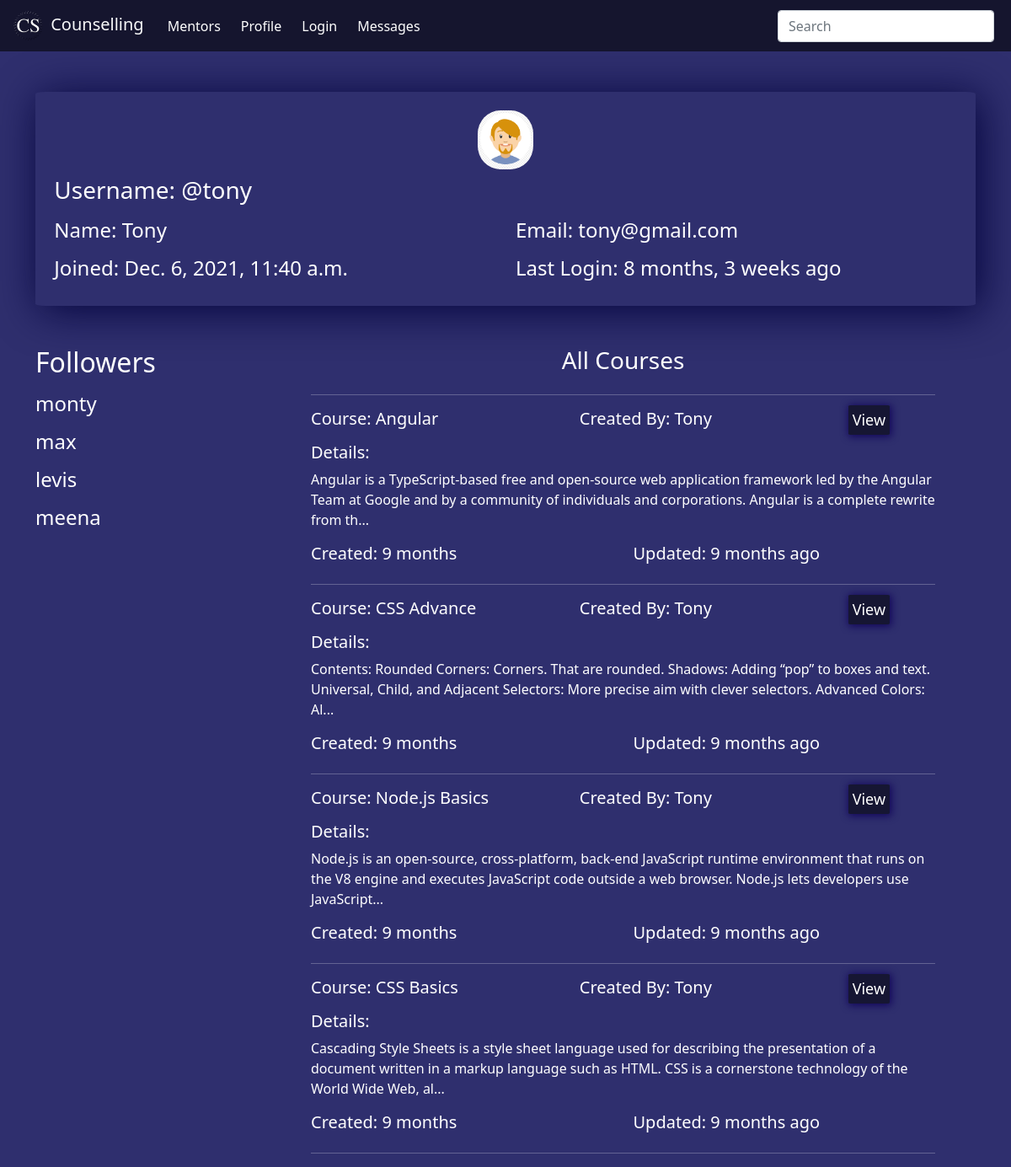
Page /view-profile/4/ on the committed database.
### base/models.py (models this page shows, shortened)
class follower(models.Model):
    mentor = models.CharField(max_length=150)
    student = models.CharField(max_length=150)
    status = models.BooleanField(default=True)

class course(models.Model):
    user = models.ForeignKey(User, on_delete=models.SET_NULL, null=True)
    course_name = models.CharField(max_length=100)
    course_description = models.TextField(null=True)
    course_isactive = models.BooleanField(default=True)
    course_created = models.DateTimeField(default=now)
    course_updated = models.DateTimeField(auto_now=True)
    class Meta:
        ordering = ["-course_updated", "-course_created"]

### base/views.py (the view)
# urls.py: path("view-profile/<str:pk>/", views.viewProfile, name="view-profile"),
def viewProfile(request, pk):
    user = User.objects.get(id=pk)
    if user.is_superuser:
        courses = course.objects.all()
    else:
        courses = course.objects.filter(user=user)
    mentors = User.objects.filter(is_staff=True)
    if user.is_superuser:
        students = User.objects.filter(groups=2)
    else:
        followers = follower.objects.filter(mentor=user)
        students = []
        for i in followers:
            stu = User.objects.get(username=i.student)
            students.append(stu)
    applied_course = applyforcourse.objects.filter(user=user)
    following = follower.objects.filter(student=user)
    ment = []
    for i in following:
        ment.append(i.mentor)
    followers = follower.objects.filter(mentor=user)
    stu = []
    for i in followers:
        stu.append(i.student)
    context = {
        "user": user,
        "courses": courses,
        "mentors": mentors,
        "students": students,
        "appliedCourse": applied_course,
        "followList": ment,
        "followers": stu,
    }
    return render(request, "profile.html", context)

### templates/profile.html (shortened to what this page needs)
{% extends 'main.html' %}
{% block content %}
{% load static %}
{% if '/view-profile/' in request.path %}
<div class="container mt-5">
    <div class="profile mb-5">
    <div class="row text-center mb-2">
        <div class="col">
            <img src="{% static 'CharacterAvatar.png' %}" height="70" width="auto">
        </div>
    </div>
    <div class="row mb-2">
        <div class="col">
            <h3>Username: @{{user.get_username}}</h3>
        </div>
    </div>
    <div class="row mb-2">
        <div class="col">
            <h4>Name: {{user.get_full_name}}</h4>
        </div>
        <div class="col">
            <h4>Email: {{user.email}}</h4>
        </div>
    </div>
    <div class="row">
        <div class="col">
            <h4>Joined: {{user.date_joined}}</h4>
        </div>
        <div class="col">
            <h4>Last Login: {{user.last_login|timesince}} ago</h4>
        </div>
    </div>
    </div>
    {% if user.is_staff %}
    <div class="container-dash">
        <div class="followers">
            <h2>Followers</h2>
            {% for item in followers %}
            <h4 class="mt-3">{{item}}</h4>
            {% endfor %}
        </div>
        {% include 'coursecontent.html' %}
    </div>
    {% endif %}
</div>
{% endif %}
{% endblock content %}

### templates/main.html (shortened to what this page needs)
<!DOCTYPE html>
{% load static %}
<html lang="en">
<head>
    <link href="https://cdn.jsdelivr.net/npm/bootstrap@5.1.3/dist/css/bootstrap.min.css" rel="stylesheet">
    <link rel="stylesheet" href="{% static 'main.css' %}">
</head>
<body>
    <nav class="navbar navbar-expand-lg">
    <div class="container-fluid">
        <a class="navbar-brand text-light" href="{% url 'home' %}">
        <img src="{% static 'Logo.png' %}" class="mx-1" height="35" width="auto"> Counselling
        </a>
        <div class="collapse navbar-collapse" id="navbarSupportedContent">
        <ul class="navbar-nav me-auto mb-2 mb-lg-0">
            <li class="nav-item mx-1">
            {% if request.user.is_superuser or not request.user.is_staff %}
            <a class="nav-link" href="{% url 'mentors' %}">Mentors</a>
            </li>
            {% endif %}
            <li class="nav-item mx-1">
            <a class="nav-link" href="{% url 'profile'%}">Profile</a>
            </li>
            <li class="nav-item mx-1">
            {% if request.user.is_authenticated %}
                <a class="nav-link" href="{% url 'logout' %}">Logout</a>
            {% else %}
                <a class="nav-link" href="{% url 'login' %}">Login</a>
            {% endif%}
            </li>
            {% if not request.user.is_superuser %}
            <li class="nav-item mx-1">
                <a class="nav-link" href="{% url 'message-list' %}">Messages</a>
            </li>
            {% endif %}
        </ul>
        <form class="d-flex">
            <input class="form-control me-2" type="text" name="q" placeholder="Search" aria-label="Search">
        </form>
        </div>
    </div>
    </nav>
    {% block content %}
    {% endblock %}
</body>
</html>

### templates/coursecontent.html (shortened to what this page needs)
<div class="dashboard mx-5">
    <h3 class="text-center mb-4">All Courses</h3>
    <hr>
    {% for course in courses %}
    {% if course.course_isactive == True %}
    <div class="row mb-2">
        <div class="col">
            <h5>Course: {{course.course_name}}</h5>
        </div>
        <div class="col">
            <h5>Created By: {{course.user.first_name}}</h5>
        </div>
        {% if request.user == course.user or request.user.is_superuser %}
        <div class="col-2">
            <div class="login-inp">
                <a href="{% url 'edit-course' course.id %}" id="edit-btn">Edit</a>
            </div>
        </div>
        <div class="col-2">
            <div class="login-inp">
                <a href="{% url 'view-course' course.id %}" id="edit-btn">View</a>
            </div>
        </div>
        {% else %}
        <div class="col-2">
            <div class="login-inp">
                <a href="{% url 'view-course' course.id %}" id="edit-btn">View</a>
            </div>
        </div>
        {% endif %}
        </div>
    <h5>Details:</h5>
    <p>{{course.course_description|slice:":200"}}...</p>
    <div class="row mb-2">
        <div class="col">
            <h5>Created: {{course.course_created|timesince}}</h5>
        </div>
        <div class="col">
            <h5>Updated: {{course.course_updated|timesince}} ago</h5>
        </div>
    </div>
    <hr>
    {% endif %}
    {% endfor %}
</div>

### static/main.css (style rules this page uses)
body { color: white; background-color: rgb(47, 47, 110); }
.navbar { background-color: rgb(21, 21, 46); }
.nav-item a { color: white; }
.container-dash { display: grid; grid-template-columns: 1fr 3fr; }

### templates/profile.html (style rules this page uses)
.login-inp a { text-decoration: none; margin-top: 2%; font-size: large; box-shadow: 1px 1px 10px 1px rgb(17, 4, 90); transform: translateY(-2%); border: none; margin-right: 1%; border-radius: 4%; padding: 5%; background-color: rgb(22, 22, 51); color: white; }
.profile { padding: 2%; box-shadow: 5px 5px 50px rgb(4, 4, 61); border-radius: 1%; }
.profile img { border-radius: 40%; }

### templates/coursecontent.html (style rules this page uses)
.login-inp a { text-decoration: none; padding: 5%; margin-top: 2%; font-size: large; box-shadow: 1px 1px 10px 1px rgb(17, 4, 90); transform: translateY(-2%); border: none; margin-right: 1%; border-radius: 4%; background-color: rgb(22, 22, 51); color: white; }

### rows in the picture
follower: followers "monty"
follower: followers "max"
follower: followers "levis"
follower: followers "meena"
course: course_name "Angular", user.first_name "Tony", shows "View", course_description "Angular is a TypeScript-based free and open-source web application framework led by the Angular Team at Google and by a community of individuals and corporations. Angular is a complete rewrite from th", course_created "9 months", course_updated "9 months"
course: course_name "CSS Advance", user.first_name "Tony", shows "View", course_description "Contents: Rounded Corners: Corners. That are rounded. Shadows: Adding “pop” to boxes and text. Universal, Child, and Adjacent Selectors: More precise aim with clever selectors. Advanced Colors: Al", course_created "9 months", course_updated "9 months"
course: course_name "Node.js Basics", user.first_name "Tony", shows "View", course_description "Node.js is an open-source, cross-platform, back-end JavaScript runtime environment that runs on the V8 engine and executes JavaScript code outside a web browser. Node.js lets developers use JavaScript", course_created "9 months", course_updated "9 months"
course: course_name "CSS Basics", user.first_name "Tony", shows "View", course_description "Cascading Style Sheets is a style sheet language used for describing the presentation of a document written in a markup language such as HTML. CSS is a cornerstone technology of the World Wide Web, al", course_created "9 months", course_updated "9 months"

### other values in the picture
{{ user.get_username }} "tony"
{{ user.get_full_name }} "Tony"
{{ user.email }} "tony@gmail.com"
{{ user.date_joined }} "Dec. 6, 2021, 11:40 a.m."
{{ user.last_login|timesince }} "8 months, 3 weeks"
